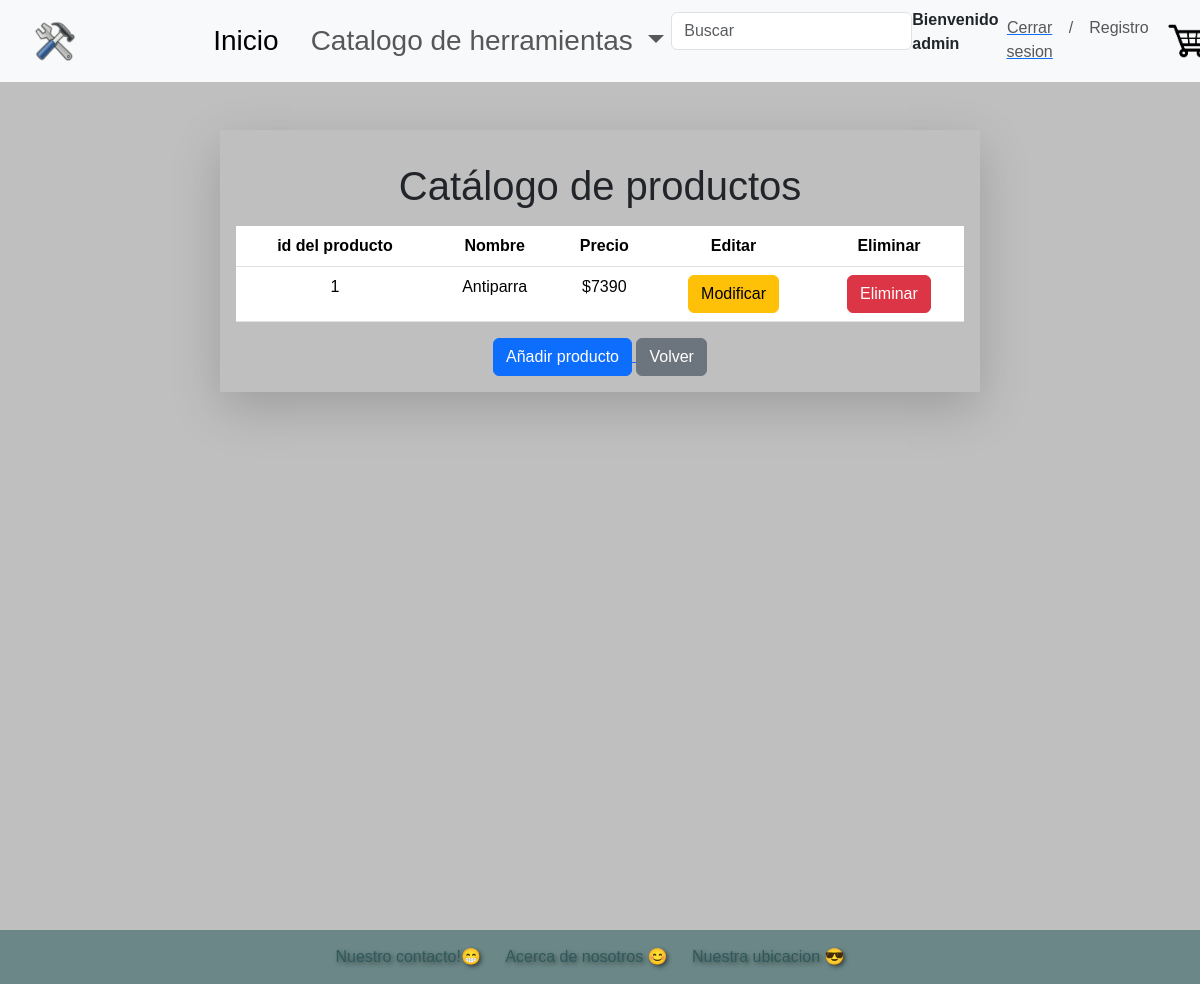
The page /Proyecto/catalogo (signed in) on the database as committed earlier.
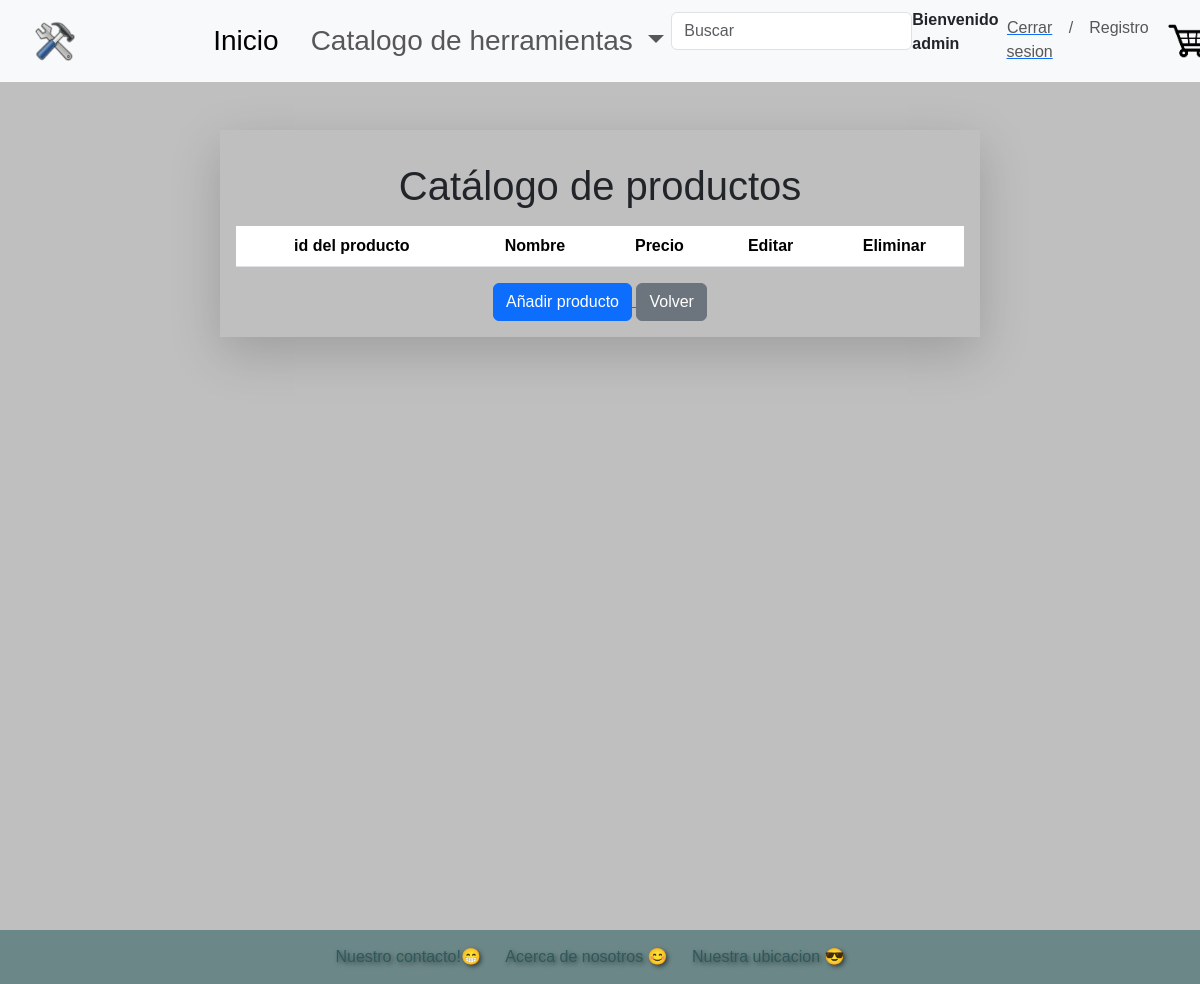
The same page on the database as committed later.
### Proyecto/models.py (models this page shows, shortened)
class Producto(models.Model):
    id_producto = models.AutoField(primary_key=True, db_column="idProducto")
    nombre_producto = models.CharField (max_length=30)
    precio = models.IntegerField ()
    categoria = models.ForeignKey(
        "Categoria", on_delete=models.CASCADE, db_column="idCategoria"
    )
    img_producto = models.ImageField(upload_to="media", null=True)
    descripcion = models.TextField ()

### Proyecto/views.py (the view)
# urls.py: path("catalogo", views.catalogo, name="catalogo"),
@login_required
def catalogo(request):
    productos = Producto.objects.all()
    context = {
        "productos":productos,
    }
    return render (request, "pages/catalogo.html", context)

### Proyecto/templates/pages/catalogo.html (shortened to what this page needs)
<!DOCTYPE html>
<html lang="en">
<head>
    {% load static %}
    <link rel="stylesheet" href="{%static 'css/bootstrap.min.css'%}">
    <link rel="stylesheet" href="{% static 'css/style_menu.css'%}">
</head>
<body>
     {% include 'base/header.html' %}
      <br><br>
    <main class="wrapper">
        <div class="container">
            <div class="row">
                <div class="col-md-8 shadow-lg mx-auto text-center p-3">
                    <h1 class="my-3">Catálogo de productos</h1>
                    <table class="table">
                        <thead>
                            <th>id del producto</th>
                            <th>Nombre</th>
                            <th>Precio</th>
                            <th>Editar</th>
                            <th>Eliminar</th>
                        </thead>
                        <tbody>
                            {% if productos %}
                            {% for tmp in productos %}
                            <tr>
                                <td>{{tmp.id_producto}}</td>
                                <td>{{tmp.nombre_producto}}</td>
                                <td>${{tmp.precio}}</td>
                                <td><a href="{% url 'productoedit' pk=tmp.id_producto%}"><button
                                    class="btn btn-warning">Modificar</button></a></td>
                                <td><a href="{% url 'producto_del' pk=tmp.id_producto%}"><button
                                    class="btn btn-danger">Eliminar</button></td>
                            </tr>
                            {% endfor %}
                            {% endif %}
                        </tbody>
                    </table>
                    <a href="{% url 'producto_add' %}">
                        <button class="btn btn-primary">Añadir producto</button>
                    </a>
                    <a href="{% url 'crud' %}">
                        <button class="btn btn-secondary">Volver</button>
                    </a>
                </div>
            </div>
        </div>
    </main>
    {% include 'base/footer.html' %}
</body>
</html>

### Proyecto/templates/base/header.html (shortened to what this page needs)
{%load static%}
<header>
    <nav class="navbar navbar-expand-lg bg-body-tertiary">
      <div class="container-fluid">
        <a class="navbar-brand col-2 px-3 " href="{% url 'menu'%}">
          <img src="{% static 'IMG/icon.png'%}" alt="no hay :v" width="50px">
        </a>
        <div class="collapse navbar-collapse justify-content-center" id="navbarSupportedContent">
          <ul class="navbar-nav  mb-2 mb-lg-0 h3 col-6">
            <li class="nav-item px-3">
              <a class="nav-link active" aria-current="page" href="{% url 'menu'%}">Inicio</a>
            </li>
            <li class="nav-item dropdown">
              <a class="nav-link dropdown-toggle " href="NavBar_menu/catalogo.html" role="button"
                data-bs-toggle="dropdown" aria-expanded="false">
                Catalogo de herramientas
              </a>
            </li>
          </ul>
          <form class="form-inline my-2 my-lg-0 col-3">
            <input class="form-control mr-sm-2" type="search" placeholder="Buscar" aria-label="search">
          </form>
          <div class="mx-auto">
            <ul class="navbar-nav">
              {% if request.user.is_authenticated %}
              <b>Bienvenido {{request.user.username}}</b>
              <a href="{% url 'logout' %}">
                <button class="nav-link">Cerrar sesion</button>
              </a>
              {% else %}
              <a class="nav-link navbar-nav" href="{% url 'login'%}">Iniciar sesion</a>
              {% endif %}
              <a class="nav-link" href="https://i1.sndcdn.com/artworks-zyYqA8D0BdfuyH28-WeeHrw-t500x500.jpg">/</a>
              <a class="nav-link navbar-nav" href="{% url 'registro'%}">Registro</a>
              <a class="nav-link navbar-nav" data-bs-toggle="offcanvas" href="#offcanvasExample" role="button" aria-controls="offcanvasExample"><img
                  src="{% static 'IMG/Carro.png'%}" alt="carrito" width="50"></a>
          </div>
        </div>
      </div>
    </nav>
  </header>

### Proyecto/templates/base/footer.html
<footer class="footer">
    <nav class="navbarfooter">
      <div class="container-fluid">
        <ul class="navbarfooter_ul">
          <li class="navbarfooter_ul_li "><a class="navbarfooter_ul_li_a" href="{% url 'contacto'%}">Nuestro
              contacto!😁</a></li>
          <li class="navbarfooter_ul_li"><a class="navbarfooter_ul_li_a" href="{% url 'acercade'%}">Acerca
              de nosotros 😊</a></li>
          <li class="navbarfooter_ul_li"><a class="navbarfooter_ul_li_a"
              href="https://www.google.com/maps/place/Triángulo+de+las+Bermudas/@23.181134,-73.0428993,6z/data=!4m6!3m5!1s0x89451ab5034cb7ab:0xb600ecf3df7aca4d!8m2!3d25!4d-71!16zL20vMDFqcGw?entry=ttu">Nuestra
              ubicacion 😎</a></li>
        </ul>
      </div>
    </nav>
  </footer>

### Proyecto/static/css/style_menu.css (style rules this page uses)
body { background-color: rgb(192, 191, 191); font-family: 'Lucida Sans', 'Lucida Sans Regular', 'Lucida Grande', 'Lucida Sans Unicode', Geneva, Verdana, sans-serif; padding: 0; }
html, body { height: 100%; margin: 0; padding: 0; }
footer { background-color: rgb(72, 96, 102); color: aliceblue; font-family: 'Gill Sans', 'Gill Sans MT', Calibri, 'Trebuchet MS', sans-serif; margin-top: auto; }
.navbarfooter { background-color: rgb(107, 135, 135); color: rgb(47, 89, 92); padding: 15px; margin-top: auto; }
.navbarfooter_ul { list-style-type: none; margin: 0; padding: 0; text-align: center; }
.navbarfooter_ul_li { display: inline; margin-right: 20px; }
.navbarfooter_ul_li_a { color:rgb(47, 89, 92) ; text-decoration: none; transition: all; transition-duration: 1s; text-shadow: 2px 2px 4px rgba(0, 0, 0, 0.5); }
.wrapper { min-height: 100%; display: flex; flex-direction: column; }
form { width: 300px; margin: 0 auto; }
input, select { width: 100%; margin-bottom: 20px; padding: 5px; }

Rows that differ between the two databases and show on the page:
removed Producto: id_producto "1", nombre_producto "Antiparra", precio "7390"
